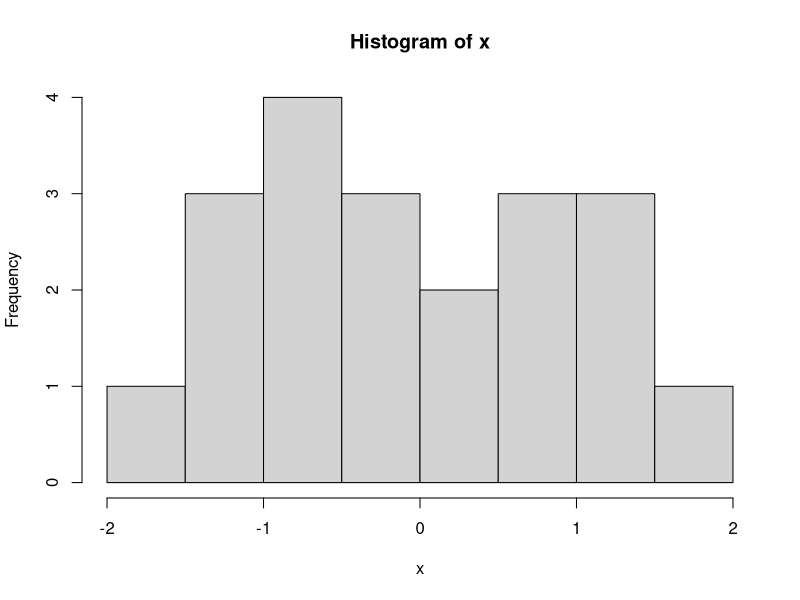

R code for this plot:
## ---- chunk 1
x<-rnorm(20)
x
## ---- chunk 2
library(knitr)
a<-matrix(1:20,4,5)
a
kable(a)
kable(table(1:10,1:10))
hist(x)
